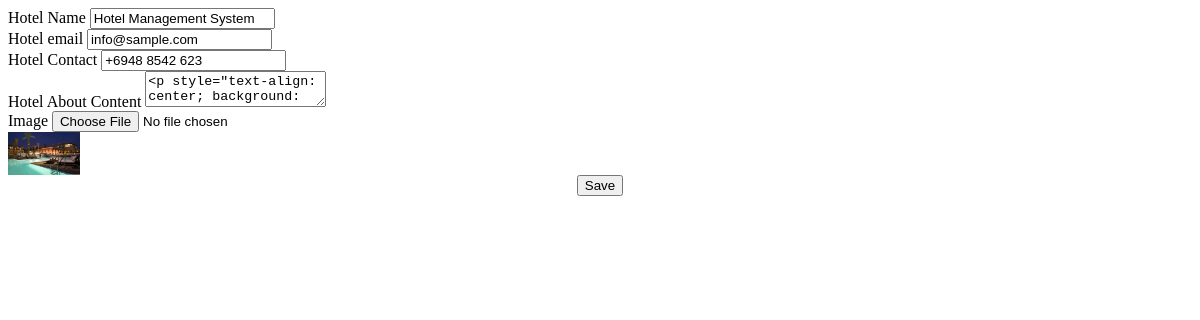
The page /admin/site_settings.php on the database as committed earlier.
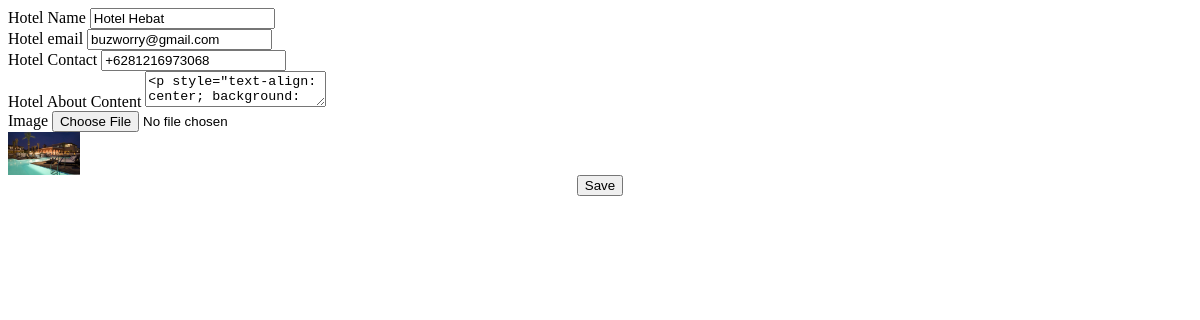
The same page on the database as committed later.
### tables this page shows
CREATE TABLE `system_settings` (
  `id` int(30) NOT NULL,
  `hotel_name` text NOT NULL,
  `email` varchar(200) NOT NULL,
  `contact` varchar(20) NOT NULL,
  `cover_img` text NOT NULL,
  `about_content` text NOT NULL
);

### admin/site_settings.php (the view, shortened to what this page needs)
<?php
include 'db_connect.php';
$qry = $conn->query("SELECT * from system_settings limit 1");
if($qry->num_rows > 0){
	foreach($qry->fetch_array() as $k => $val){
		$meta[$k] = $val;
	}
}
 ?>
<div class="container-fluid">
	<div class="card col-lg-12">
		<div class="card-body">
			<form action="" id="manage-settings">
				<div class="form-group">
					<label for="name" class="control-label">Hotel Name</label>
					<input type="text" class="form-control" id="name" name="name" value="<?php echo isset($meta['hotel_name']) ? $meta['hotel_name'] : '' ?>" required>
				</div>
				<div class="form-group">
					<label for="email" class="control-label">Hotel email</label>
					<input type="email" class="form-control" id="email" name="email" value="<?php echo isset($meta['email']) ? $meta['email'] : '' ?>" required>
				</div>
				<div class="form-group">
					<label for="contact" class="control-label">Hotel Contact</label>
					<input type="text" class="form-control" id="contact" name="contact" value="<?php echo isset($meta['contact']) ? $meta['contact'] : '' ?>" required>
				</div>
				<div class="form-group">
					<label for="about" class="control-label">Hotel About Content</label>
					<textarea name="about" class="text-jqte"><?php echo isset($meta['about_content']) ? $meta['about_content'] : '' ?></textarea>
				</div>
				<div class="form-group">
					<label for="" class="control-label">Image</label>
					<input type="file" class="form-control" name="img" onchange="displayImg(this,$(this))">
				</div>
				<div class="form-group">
					<img src="<?php echo isset($meta['cover_img']) ? '../assets/img/'.$meta['cover_img'] :'' ?>" alt="" id="cimg">
				</div>
				<center>
					<button class="btn btn-info btn-primary btn-block col-md-2">Save</button>
				</center>
			</form>
		</div>
	</div>
</div>

Rows that differ between the two databases and show on the page:
changed system_settings: name "Hotel Management System" → "Hotel Hebat"; email "info@sample.com" → "buzworry@gmail.com"; contact "+6948 8542 623" → "+6281216973068"
